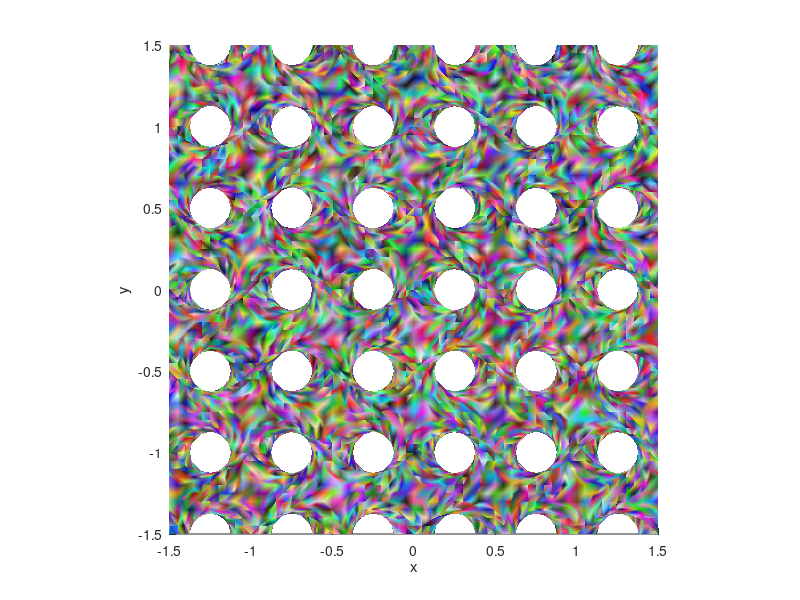

Reproduce this figure in MATLAB. (Note: this script raises an error after producing the figure.)
%% Gyroid_Mesh_Script

a = 1; % Periodicity

gyroid_dimensions = [3 3 3];

too_long = a/4; % Maximum mesh edge length

res = 0.05;

% X,Y,Z centred at origin
X = -gyroid_dimensions(1)/2:res:gyroid_dimensions(1)/2;
Y = -gyroid_dimensions(2)/2:res:gyroid_dimensions(2)/2;
Z = -gyroid_dimensions(3)/2:res:gyroid_dimensions(3)/2;

[x,y,z] = meshgrid(X,Y,Z);

gyroid = sin(2*pi*x/a).* cos(2*pi*y/a) + sin(2*pi*y/a).* cos(2*pi*z/a) + sin(2*pi*z/a).* cos(2*pi*x/a);

% Add Gaussian random error to gyroid surface
% random = normrnd(0,0.05,size(gyroid));
% gyroid = gyroid+random;

[F, V] = isosurface(X,Y,Z,gyroid,0);

%% MAKE SURFACE

figure()
col = rand(size(V));
% patch('Faces', F, 'Vertices', V, 'EdgeColor','yellow', 'FaceColor', 'interp')
patch('Faces', F, 'Vertices', V, 'FaceVertexCData',col,'FaceColor','interp', 'EdgeColor','none')
daspect([1 1 1])
xlabel("x")
ylabel("y")
zlabel("z")
hold on

% Write OBJ
FV.faces = F;
FV.vertices = V;
% obj_write(FV,'x5_y5_z1_a1_t0')

at = V(F(:, 2), :) - V(F(:, 1), :);
bt = V(F(:, 3), :) - V(F(:, 1), :);
ct = cross(at, bt, 2);
area = 1/2 * sum(sqrt(sum(ct.^2, 2)));
fprintf('\nThe surface area is %f\n\n', area);

% Write STL
stlwrite('unitcell.stl', F, V)
%% ADD THICKNESS TO SURFACE
gyroid_thickness = 0.1;
% 0.245 is when the gyroid loses orthogonal pores

% [F_t1, V_t1] = surf2solid(F, V, 'thickness', gyroid_thickness/2);
% patch('Faces', F_t1, 'Vertices', V_t1, 'EdgeColor','black', 'FaceColor', 'none')
% 
% [F_t2, V_t2] = surf2solid(F, V, 'thickness', -gyroid_thickness/2);
% patch('Faces', F_t2, 'Vertices', V_t2, 'EdgeColor','black', 'FaceColor', 'none')

[V1, V_wall1, V_extrude1,F1, F_wall1, F_extrude1] = mod_surf2solid(F, V, 'thickness', gyroid_thickness/2);
allVertices1 = [V_wall1; V_extrude1];
allFaces1 = [F_wall1; F_extrude1+size(V_wall1,1)];

[V2, V_wall2, V_extrude2,F2, F_wall2, F_extrude2] = mod_surf2solid(F, V, 'thickness', -gyroid_thickness/2);
allVertices2 = [V_wall2; V_extrude2];
allFaces2 = [F_wall2; F_extrude2+size(V_wall2,1)];

allVertices = [allVertices1; allVertices2];
allFaces = [F_wall1; F_extrude1+size(V_wall1,1); 
    F_wall2+size(allVertices1,1); 
    F_extrude2+size(allVertices1,1)+size(V_wall2,1)];

allFaces = remove_bad_faces(allFaces, allVertices, too_long);

patch('Faces', allFaces, 'Vertices', allVertices, 'EdgeColor','black', 'FaceColor', 'green')

fprintf('\nThe volume is %f\n\n', area*gyroid_thickness);
fprintf('\nThe volume fraction is %f\n\n', area*gyroid_thickness/prod(gyroid_dimensions));
% Max volume fraction is 0.757615 when the thickness is maximum (0.245)

daspect([1 1 1])
% xlim([-0.5 0.5])
% ylim([-0.5 0.5])
% zlim([-0.5 0.5])
hold on

% stlwrite('x3_y3_z1_t0-18.stl', allFaces, allVertices)
%% DRAW CUBOIDS FOR WALLS
% t = 0.1234;
% overlap = 0.01;
% 
% %[V_top, F_top] = DrawCuboid([gyroid_dimensions(1)+gyroid_thickness gyroid_dimensions(2)+gyroid_thickness t], [gyroid_dimensions(1)/2, (gyroid_dimensions(2)/2), gyroid_dimensions(3)+(t/2)-(gyroid_dimensions(3)*overlap)]);
% [V_top, F_top] = DrawCuboid([gyroid_dimensions(1)+gyroid_thickness gyroid_dimensions(2)+gyroid_thickness t], [0,0,-overlap+(gyroid_dimensions(3)+t)/2]);
% V_top = V_top';
% patch('Faces', F_top, 'Vertices', V_top, 'EdgeColor','green', 'FaceColor', 'green','FaceAlpha',0.1);
% 
% top_cuboid.vertices = V_top;
% top_cuboid.faces = F_top;
% 
% %[V_bottom, F_bottom] = DrawCuboid([gyroid_dimensions(1)+gyroid_thickness gyroid_dimensions(2)+gyroid_thickness t], [gyroid_dimensions(1)/2, (gyroid_dimensions(2)/2), -(t/2)+(gyroid_dimensions(3)*overlap)]);
% [V_bottom, F_bottom] = DrawCuboid([gyroid_dimensions(1)+gyroid_thickness gyroid_dimensions(2)+gyroid_thickness t], [0,0,overlap-(gyroid_dimensions(3)+t)/2]);
% V_bottom = V_bottom';
% patch('Faces', F_bottom, 'Vertices', V_bottom, 'EdgeColor','green', 'FaceColor', 'green','FaceAlpha',0.1);
% 
% bottom_cuboid.vertices = V_bottom;
% bottom_cuboid.faces = F_bottom;
% 
% daspect([1 1 1])
% hold on

%% INTERSECT GYROID WITH CUBIODS
% close all
% 
% % Create Surface #1
% Surface1 = gyroid_mesh;
% % Create Surface #2
% Surface2 = top_cuboid;
% % Plot them
% clf; hold on
% S=Surface1; trisurf(S.faces, S.vertices(:,1),S.vertices(:,2),S.vertices(:,3),'FaceAlpha', 0.5, 'FaceColor', 'r');
% S=Surface2; trisurf(S.faces, S.vertices(:,1),S.vertices(:,2),S.vertices(:,3),'FaceAlpha', 0.5, 'FaceColor', 'g');
% % view([3 1 1])
% % axis equal
% % title ('Test surfaces')
% % legend({'#1', '#2'});
% 
% [intersect12, Surf12] = SurfaceIntersection(Surface1, Surface2);
% 
% clf; hold on
% S=Surf12; trisurf(S.faces, S.vertices(:,1),S.vertices(:,2),S.vertices(:,3),'EdgeColor', 'r', 'FaceColor', 'r');
% title ('Surface/Surface intersections')
% legend({'#1/#2'});
% view([3 1 1])
% axis equal

%% Gyroid volume fraction vs thickness

a = 1; % Periodicity
gyroid_dimensions = [1 1 1];
res = 0.005;
X = -gyroid_dimensions(1)/2:res:gyroid_dimensions(1)/2;
Y = -gyroid_dimensions(2)/2:res:gyroid_dimensions(2)/2;
Z = -gyroid_dimensions(3)/2:res:gyroid_dimensions(3)/2;
[x,y,z] = meshgrid(X,Y,Z);
gyroid = sin(2*pi*x/a).* cos(2*pi*y/a) + sin(2*pi*y/a).* cos(2*pi*z/a) + sin(2*pi*z/a).* cos(2*pi*x/a);
[F, V] = isosurface(X,Y,Z,gyroid,0);
at = V(F(:, 2), :) - V(F(:, 1), :);
bt = V(F(:, 3), :) - V(F(:, 1), :);
ct = cross(at, bt, 2);
area = 1/2 * sum(sqrt(sum(ct.^2, 2)));

thickness_vec = 0.001:0.001:0.245;
volume_fraction_vec = zeros(size(thickness_vec));
i = 1;

for gyroid_thickness = 0.001:0.001:0.245
    volume = area*gyroid_thickness;
    volume_fraction = area*gyroid_thickness/prod(gyroid_dimensions);
    volume_fraction_vec(i) = volume_fraction;
    i = i+1;
end

slope = thickness_vec'\volume_fraction_vec'; % Same as area of single unit cell

plot(thickness_vec,volume_fraction_vec, "LineWidth", 3);
hold on
scatter([0.06,0.1,0.2],[0.185,0.31,0.62],100,"r","filled")
yline(0.757615, "--")
xlabel("Gyroid Thickness");
ylabel("Volume Fraction");